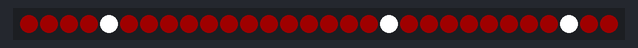
Bench run of a program on a simulated CircuitPython board. On the bench: 30 RGB LEDs in strip order, left to right. Random numbers come from a fixed seed.

Above: at 0.1 s.
At 2.1 s:
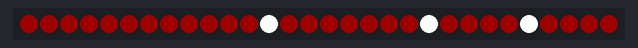
At 10.6 s:
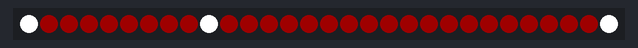
At 19.6 s:
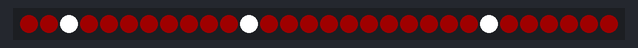
At 30.1 s:
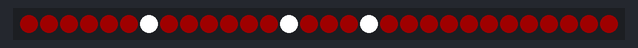
At 39.2 s:
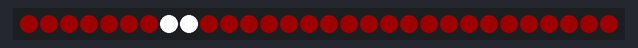

Measured:
- what the display in image 1 shows lasts 0.5 s, from 2.0 s to 2.5 s

The program:

Spark.py
```python
import board
import time
from neopixel import NeoPixel
import random

np = NeoPixel(board.D2, 30, auto_write = False, brightness=1)


red = ((255,0,0))
blue = ((0,255,0))
green = ((0,0,255))
white = ((255,255,255))
color_list = [red,blue,green]
def sparkle(bg = (30,0,0), fg = white, delay = 0.5, spark = 3):
    for i in  range(spark):
              won = random.randint(0,29)
              too = random.randint(0,29)
              tree = random.randint(0,29)
              np.fill(bg)
              np[won] = fg
              np[too] = fg
              np[tree] = fg
              np.show()
              time.sleep(delay)


while True:
    sparkle()
```
